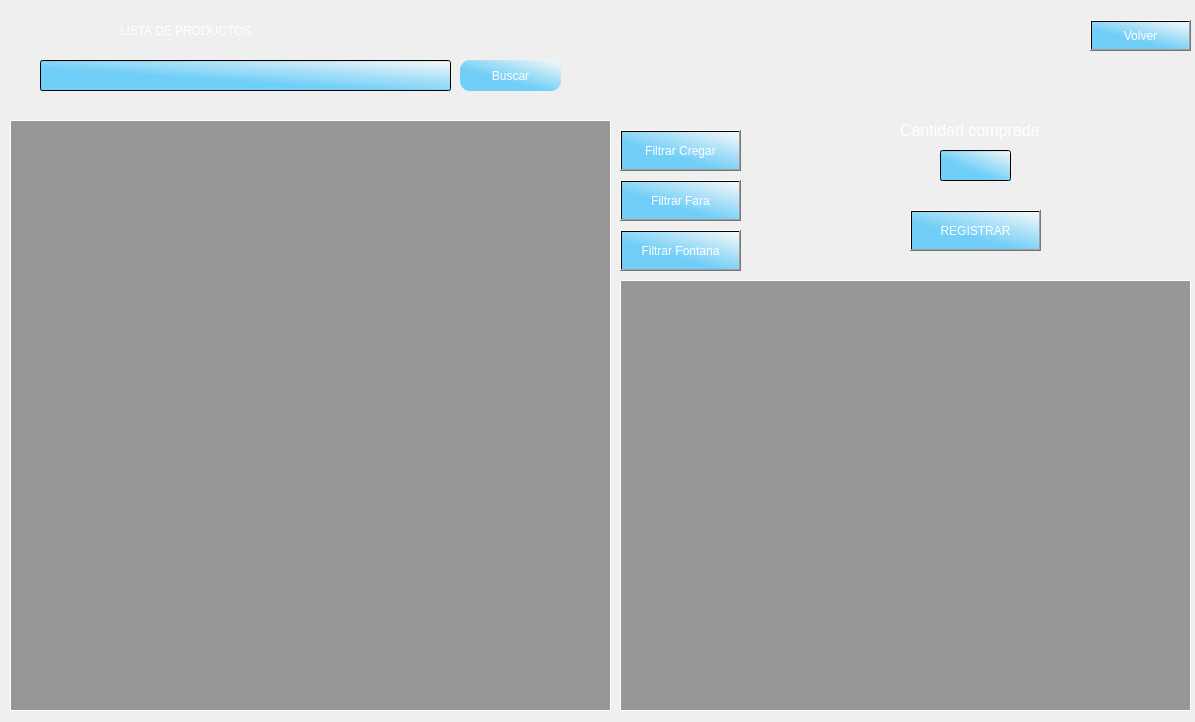
<?xml version="1.0" encoding="UTF-8"?>
<ui version="4.0">
 <class>RegistrarCompras</class>
 <widget class="QWidget" name="RegistrarCompras">
  <property name="geometry">
   <rect>
    <x>0</x>
    <y>0</y>
    <width>1195</width>
    <height>722</height>
   </rect>
  </property>
  <property name="minimumSize">
   <size>
    <width>1195</width>
    <height>722</height>
   </size>
  </property>
  <property name="maximumSize">
   <size>
    <width>1195</width>
    <height>722</height>
   </size>
  </property>
  <property name="windowTitle">
   <string>Form</string>
  </property>
  <property name="styleSheet">
   <string notr="true"/>
  </property>
  <widget class="QWidget" name="widget" native="true">
   <property name="geometry">
    <rect>
     <x>0</x>
     <y>0</y>
     <width>1195</width>
     <height>722</height>
    </rect>
   </property>
   <property name="minimumSize">
    <size>
     <width>1195</width>
     <height>722</height>
    </size>
   </property>
   <property name="maximumSize">
    <size>
     <width>1195</width>
     <height>722</height>
    </size>
   </property>
   <property name="styleSheet">
    <string notr="true">QPushButton{
font: 57 11pt &quot;Yu Gothic Medium&quot;;
color: #fff;
padding:5px;
	background-color: qlineargradient(spread:pad, x1:0.421, y1:0.636863, x2:1, y2:0, stop:0 rgba(52, 190, 250, 172), stop:1 rgba(255, 255, 255, 158));
}
QPushButton:hover {
	background-color: qlineargradient(spread:pad, x1:0.421, y1:0.636863, x2:1, y2:0, stop:0 rgba(41, 151, 199, 172), stop:1 rgba(255, 255, 255, 158));
}
QPushButton:pressed {
	padding-top: 10px;
	padding-left: 10px;
}
QLineEdit{
padding: 3px;
color: #fff; 
font: 11pt &quot;MS Shell Dlg 2&quot;;
	background-color: qlineargradient(spread:pad, x1:0.421, y1:0.636863, x2:1, y2:0, stop:0 rgba(52, 190, 250, 172), stop:1 rgba(255, 255, 255, 158));
}
QLineEdit:hover {
	background-color: qlineargradient(spread:pad, x1:0.421, y1:0.636863, x2:1, y2:0, stop:0 rgba(41, 151, 199, 172), stop:1 rgba(255, 255, 255, 158));
}
QLineEdit:focus {
	background-color: qlineargradient(spread:pad, x1:0.421, y1:0.636863, x2:1, y2:0, stop:0 rgba(41, 151, 199, 172), stop:1 rgba(255, 255, 255, 158));
color:#fff;
}
QRadioButton{
color:#fff;
background-color: none;
font: 57 12pt &quot;Yu Gothic Medium&quot;;
}
QTreeView{
	background-color: qlineargradient(spread:pad, x1:0, y1:0, x2:1, y2:0, stop:1 rgba(101, 101, 101, 162));
color: #fff;
border: 1px solid #fff;
}
QHeaderView::section {
color: #000;
border: 1px solid #000;
}
QTreeView::item {
color: #fff;
}
QWidget#widget{
	background-image: url(:/registrar_compras/3376284.jpg);
}
QLabel{
color:#fff;
}</string>
   </property>
   <widget class="QPushButton" name="boton_buscar_producto">
    <property name="geometry">
     <rect>
      <x>460</x>
      <y>60</y>
      <width>101</width>
      <height>31</height>
     </rect>
    </property>
    <property name="cursor">
     <cursorShape>PointingHandCursor</cursorShape>
    </property>
    <property name="styleSheet">
     <string notr="true">border-radius:10px;</string>
    </property>
    <property name="text">
     <string>Buscar</string>
    </property>
   </widget>
   <widget class="QLabel" name="producto_no_encontrado">
    <property name="geometry">
     <rect>
      <x>170</x>
      <y>90</y>
      <width>151</width>
      <height>31</height>
     </rect>
    </property>
    <property name="font">
     <font>
      <pointsize>-1</pointsize>
     </font>
    </property>
    <property name="styleSheet">
     <string notr="true">color:#f00;
font-size:14px;</string>
    </property>
    <property name="text">
     <string/>
    </property>
   </widget>
   <widget class="QLabel" name="label_producto_no_seleccionado">
    <property name="geometry">
     <rect>
      <x>1040</x>
      <y>210</y>
      <width>141</width>
      <height>61</height>
     </rect>
    </property>
    <property name="font">
     <font>
      <family>MS Shell Dlg 2</family>
      <pointsize>12</pointsize>
      <weight>50</weight>
      <italic>false</italic>
      <bold>false</bold>
     </font>
    </property>
    <property name="styleSheet">
     <string notr="true">color:#f00;</string>
    </property>
    <property name="text">
     <string/>
    </property>
    <property name="alignment">
     <set>Qt::AlignCenter</set>
    </property>
    <property name="wordWrap">
     <bool>true</bool>
    </property>
   </widget>
   <widget class="QLineEdit" name="input_cantidad_comprada">
    <property name="geometry">
     <rect>
      <x>940</x>
      <y>150</y>
      <width>71</width>
      <height>31</height>
     </rect>
    </property>
    <property name="styleSheet">
     <string notr="true"/>
    </property>
    <property name="text">
     <string/>
    </property>
    <property name="frame">
     <bool>true</bool>
    </property>
    <property name="alignment">
     <set>Qt::AlignCenter</set>
    </property>
   </widget>
   <widget class="QTreeView" name="treeview_compras">
    <property name="geometry">
     <rect>
      <x>620</x>
      <y>280</y>
      <width>571</width>
      <height>431</height>
     </rect>
    </property>
    <property name="font">
     <font>
      <pointsize>13</pointsize>
     </font>
    </property>
    <property name="styleSheet">
     <string notr="true"/>
    </property>
    <property name="allColumnsShowFocus">
     <bool>false</bool>
    </property>
   </widget>
   <widget class="QLabel" name="label">
    <property name="geometry">
     <rect>
      <x>120</x>
      <y>10</y>
      <width>361</width>
      <height>41</height>
     </rect>
    </property>
    <property name="styleSheet">
     <string notr="true">font: 26pt &quot;MS Shell Dlg 2&quot;;
color: #fff;
background: none;</string>
    </property>
    <property name="text">
     <string>LISTA DE PRODUCTOS</string>
    </property>
   </widget>
   <widget class="QPushButton" name="boton_volver">
    <property name="geometry">
     <rect>
      <x>1090</x>
      <y>20</y>
      <width>101</width>
      <height>31</height>
     </rect>
    </property>
    <property name="cursor">
     <cursorShape>PointingHandCursor</cursorShape>
    </property>
    <property name="styleSheet">
     <string notr="true"/>
    </property>
    <property name="text">
     <string>Volver</string>
    </property>
   </widget>
   <widget class="QLabel" name="label_7">
    <property name="geometry">
     <rect>
      <x>900</x>
      <y>120</y>
      <width>141</width>
      <height>21</height>
     </rect>
    </property>
    <property name="font">
     <font>
      <pointsize>12</pointsize>
     </font>
    </property>
    <property name="styleSheet">
     <string notr="true"/>
    </property>
    <property name="text">
     <string>Cantidad comprada:</string>
    </property>
   </widget>
   <widget class="QPushButton" name="boton_registrar_compra">
    <property name="geometry">
     <rect>
      <x>910</x>
      <y>210</y>
      <width>131</width>
      <height>41</height>
     </rect>
    </property>
    <property name="cursor">
     <cursorShape>PointingHandCursor</cursorShape>
    </property>
    <property name="styleSheet">
     <string notr="true"/>
    </property>
    <property name="text">
     <string>REGISTRAR</string>
    </property>
   </widget>
   <widget class="QLabel" name="label_error_al_registrar">
    <property name="geometry">
     <rect>
      <x>760</x>
      <y>220</y>
      <width>151</width>
      <height>21</height>
     </rect>
    </property>
    <property name="font">
     <font>
      <family>MS Shell Dlg 2</family>
      <pointsize>12</pointsize>
      <weight>50</weight>
      <italic>false</italic>
      <bold>false</bold>
     </font>
    </property>
    <property name="styleSheet">
     <string notr="true">color:#f00;</string>
    </property>
    <property name="text">
     <string/>
    </property>
    <property name="alignment">
     <set>Qt::AlignCenter</set>
    </property>
   </widget>
   <widget class="QTreeView" name="treeview_productos">
    <property name="geometry">
     <rect>
      <x>10</x>
      <y>120</y>
      <width>601</width>
      <height>591</height>
     </rect>
    </property>
    <property name="font">
     <font>
      <pointsize>13</pointsize>
     </font>
    </property>
    <property name="styleSheet">
     <string notr="true"/>
    </property>
    <property name="allColumnsShowFocus">
     <bool>false</bool>
    </property>
   </widget>
   <widget class="QLineEdit" name="input_buscar_producto">
    <property name="geometry">
     <rect>
      <x>40</x>
      <y>60</y>
      <width>411</width>
      <height>31</height>
     </rect>
    </property>
    <property name="styleSheet">
     <string notr="true"/>
    </property>
    <property name="text">
     <string/>
    </property>
    <property name="alignment">
     <set>Qt::AlignCenter</set>
    </property>
   </widget>
   <widget class="QPushButton" name="boton_rfiltrar_cregar">
    <property name="geometry">
     <rect>
      <x>620</x>
      <y>130</y>
      <width>121</width>
      <height>41</height>
     </rect>
    </property>
    <property name="cursor">
     <cursorShape>PointingHandCursor</cursorShape>
    </property>
    <property name="styleSheet">
     <string notr="true"/>
    </property>
    <property name="text">
     <string>Filtrar Cregar</string>
    </property>
   </widget>
   <widget class="QPushButton" name="boton_filtrar_fara">
    <property name="geometry">
     <rect>
      <x>620</x>
      <y>180</y>
      <width>121</width>
      <height>41</height>
     </rect>
    </property>
    <property name="cursor">
     <cursorShape>PointingHandCursor</cursorShape>
    </property>
    <property name="styleSheet">
     <string notr="true"/>
    </property>
    <property name="text">
     <string>Filtrar Fara</string>
    </property>
   </widget>
   <widget class="QPushButton" name="boton_filtrar_fontana">
    <property name="geometry">
     <rect>
      <x>620</x>
      <y>230</y>
      <width>121</width>
      <height>41</height>
     </rect>
    </property>
    <property name="cursor">
     <cursorShape>PointingHandCursor</cursorShape>
    </property>
    <property name="styleSheet">
     <string notr="true"/>
    </property>
    <property name="text">
     <string>Filtrar Fontana</string>
    </property>
   </widget>
  </widget>
 </widget>
 <resources>
  <include location="imagenes/imagenes.qrc"/>
 </resources>
 <connections/>
</ui>
